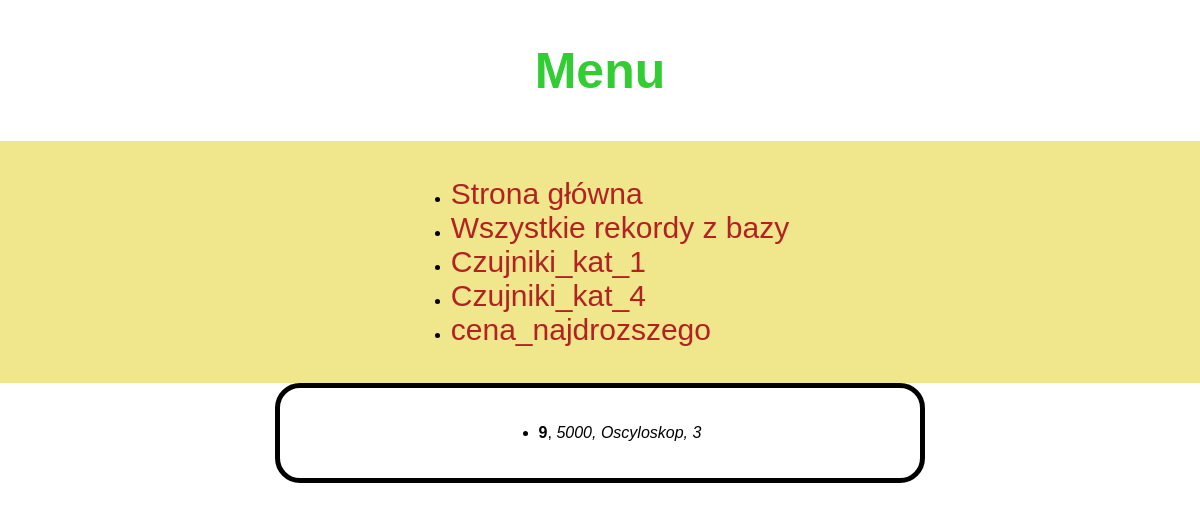
Page /cena_najdrozszego.php on the committed database.
### tables this page shows
CREATE TABLE `tabela` (
  `ID` int(2) DEFAULT NULL,
  `CENACZUJNIKA` varchar(6) DEFAULT NULL,
  `NAZWA` varchar(17) DEFAULT NULL,
  `KATEGORIA` int(1) DEFAULT NULL
);

### cena_najdrozszego.php (the view, shortened to what this page needs)
<?php include_once("connect.php");?>
<!DOCTYPE html>
<html lang="en">
<head>
    <link rel="stylesheet" href="style.css">
</head>
<body>
    <h2>Menu</h2>
    <header>
        <ul>
            <li><a href="index.php">Strona główna</a></li>
            <li><a href="all.php">Wszystkie rekordy z bazy</a></li>
            <li><a href="Czujniki_kat_1.php">Czujniki_kat_1</a></li>
            <li><a href="Czujniki_kat_4.php">Czujniki_kat_4</a></li>
            <li><a href="cena_najdrozszego.php">cena_najdrozszego</a></li>
        </ul>
    </header>
    <div class="cena_najdrozszego">
    <ul>
        <?php
    $cena_najdrozszegorecords = $conn->query("SELECT tabela.ID,tabela.CENACZUJNIKA,tabela.NAZWA,tabela.KATEGORIA FROM tabela where CENACZUJNIKA between 5000 and 5000;");
    while(list($ID,$CENACZUJNIKA,$NAZWA,$KATEGORIA)=mysqli_fetch_row($cena_najdrozszegorecords)){
        echo("<li><b>$ID</b>, <i>$CENACZUJNIKA, $NAZWA, $KATEGORIA</i></li>");
    }
    ?>
        </ul>
    </div>
</body>
</html>

### style.css (style rules this page uses)
body { font-family: Arial, sans-serif; margin: 0; padding: 0; box-sizing: border-box; }
header { background-color: khaki; padding: 20px; display: flex; justify-content: center; align-items: center; }
a { text-decoration: none; color: firebrick; font-size: 30px; }
h2 { display: flex; justify-content: center; color: limegreen; font-size: 50px; }
.cena_najdrozszego { display: flex; justify-content: center; width: 600px; height: auto; border: 5px solid black; border-radius: 25px; margin: auto; padding: 20px; }

### rows in the picture
tabela: ID "9", CENACZUJNIKA "5000", NAZWA "Oscyloskop", KATEGORIA "3"
